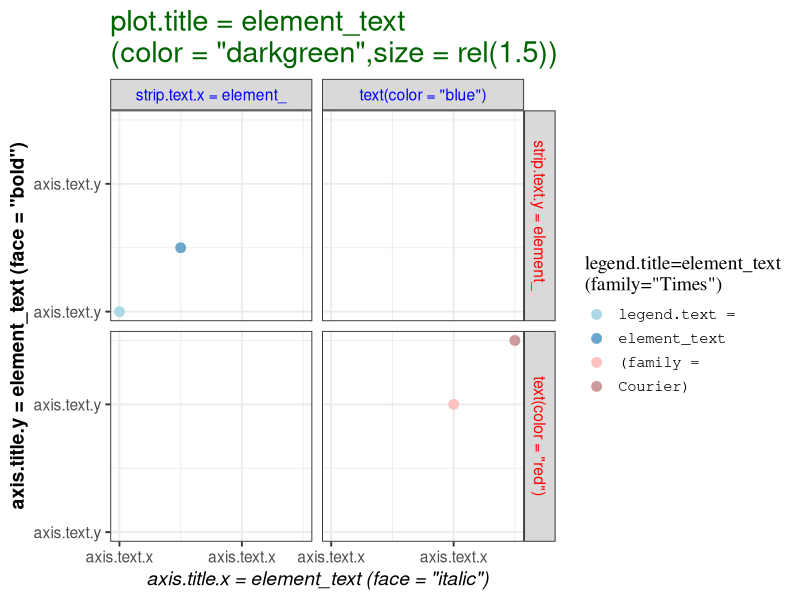

This chart was generated by the following R code:
## ----themetextgg, fig.width = 7, fig.height = 5----
library(ggplot2)
assign("legend.title=element_text\n(family=\"Times\")",
       factor(c("legend.text =","element_text",
                "(family =","Courier)")))
df <-
    data.frame(x = c(1,2,3,4), y = c(1,2,3,4),
               z = factor(c("strip.text.x = element_",
                              "strip.text.x = element_",
                              "text(color = \"blue\")",
                              "text(color = \"blue\")")),
               w = factor(c("strip.text.y = element_",
                              "strip.text.y = element_",
                              "text(color = \"red\")",
                              "text(color = \"red\")")),
               `legend.title=element_text\n(family="Times")`)
colors4 <- c("lightblue","skyblue3","rosybrown1","rosybrown3")
title <- paste0("plot.title = element_text\n",
               "(color = \"darkgreen\",size = rel(1.5))")
ggplot (df, aes(x,y, color = `legend.title=element_text\n(family="Times")`)) +
    geom_point(size = 3) + facet_grid(w~z) +
    scale_x_continuous(breaks = c(1,3),
                       labels = rep("axis.text.x",2)) +
    scale_y_continuous(breaks = c(1,3),
                       labels = rep("axis.text.y",2)) +
    scale_color_manual(values = colors4,
                       limits = c("legend.text =",
                                  "element_text",
                                  "(family =",
                                  "Courier)")) +
    theme_bw(base_size = 14) +
    theme(strip.text.x = element_text(color = "blue"),
          strip.text.y = element_text(color = "red"),
          plot.title = element_text(color = "darkgreen",
                                    size = rel(1.5)),
          axis.title.x = element_text(face = "italic"),
          axis.title.y = element_text(face = "bold"),
          legend.title=element_text(family="Times"),
          legend.text = element_text (family = "Courier"),
          legend.key = element_blank()) +
    ggtitle(title) +
    xlab("axis.title.x = element_text (face = \"italic\")") +
    ylab("axis.title.y = element_text (face = \"bold\")")

